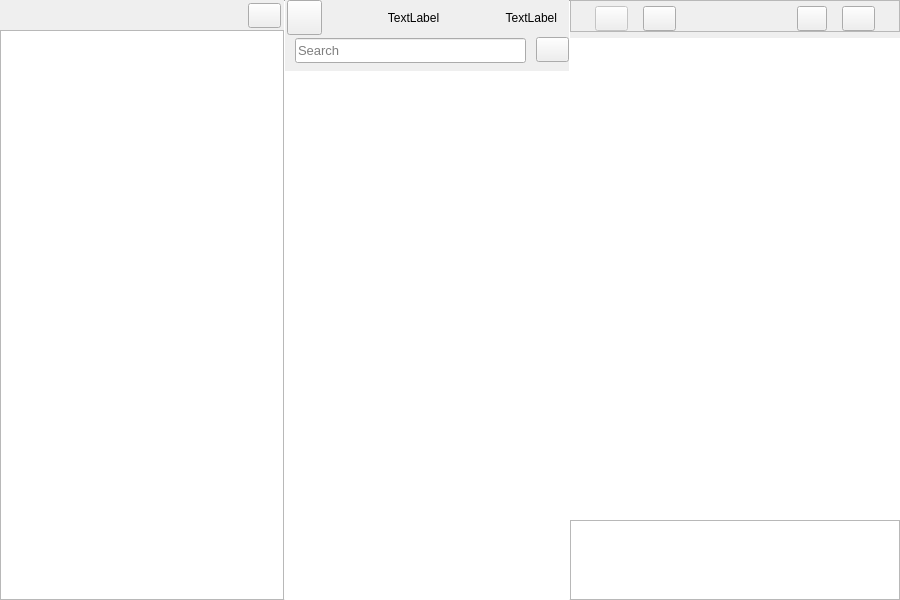
<?xml version="1.0" encoding="UTF-8"?>
<ui version="4.0">
 <class>MainWindow</class>
 <widget class="QMainWindow" name="MainWindow">
  <property name="geometry">
   <rect>
    <x>0</x>
    <y>0</y>
    <width>900</width>
    <height>600</height>
   </rect>
  </property>
  <property name="sizePolicy">
   <sizepolicy hsizetype="Preferred" vsizetype="Minimum">
    <horstretch>0</horstretch>
    <verstretch>0</verstretch>
   </sizepolicy>
  </property>
  <property name="minimumSize">
   <size>
    <width>400</width>
    <height>200</height>
   </size>
  </property>
  <property name="windowTitle">
   <string>Notes</string>
  </property>
  <property name="styleSheet">
   <string notr="true">NoteData #container {
  border: none;
  background-color: rgb(255, 255, 255);
}
NoteData #titleLabel{
  margin-left:8px;
  padding:0px;
  color: black;
}

NoteData #dateLabel{
  padding:0px;
  margin-left:7px;
  color: rgb(132, 132, 132);
}

#textEdit{
	color : rgb(47, 47, 47);
}</string>
  </property>
  <property name="documentMode">
   <bool>false</bool>
  </property>
  <property name="tabShape">
   <enum>QTabWidget::TabShape::Rounded</enum>
  </property>
  <widget class="QWidget" name="centralWidget">
   <property name="sizePolicy">
    <sizepolicy hsizetype="Preferred" vsizetype="Preferred">
     <horstretch>0</horstretch>
     <verstretch>0</verstretch>
    </sizepolicy>
   </property>
   <layout class="QGridLayout" name="gridLayout">
    <property name="leftMargin">
     <number>0</number>
    </property>
    <property name="topMargin">
     <number>0</number>
    </property>
    <property name="rightMargin">
     <number>0</number>
    </property>
    <property name="bottomMargin">
     <number>0</number>
    </property>
    <property name="spacing">
     <number>0</number>
    </property>
    <item row="0" column="0">
     <widget class="QFrame" name="frame">
      <property name="frameShape">
       <enum>QFrame::Shape::NoFrame</enum>
      </property>
      <property name="frameShadow">
       <enum>QFrame::Shadow::Raised</enum>
      </property>
      <layout class="QVBoxLayout" name="verticalLayout_3">
       <property name="spacing">
        <number>0</number>
       </property>
       <property name="leftMargin">
        <number>0</number>
       </property>
       <property name="topMargin">
        <number>0</number>
       </property>
       <property name="rightMargin">
        <number>0</number>
       </property>
       <property name="bottomMargin">
        <number>0</number>
       </property>
       <item>
        <widget class="QSplitter" name="splitter">
         <property name="orientation">
          <enum>Qt::Orientation::Horizontal</enum>
         </property>
         <property name="handleWidth">
          <number>0</number>
         </property>
         <widget class="QFrame" name="frameLeft">
          <property name="minimumSize">
           <size>
            <width>185</width>
            <height>0</height>
           </size>
          </property>
          <property name="lineWidth">
           <number>0</number>
          </property>
          <layout class="QHBoxLayout" name="horizontalLayout_2">
           <property name="spacing">
            <number>0</number>
           </property>
           <property name="leftMargin">
            <number>0</number>
           </property>
           <property name="topMargin">
            <number>0</number>
           </property>
           <property name="rightMargin">
            <number>0</number>
           </property>
           <property name="bottomMargin">
            <number>0</number>
           </property>
           <item>
            <layout class="QVBoxLayout" name="verticalLayout_2" stretch="0,0,0,0">
             <property name="spacing">
              <number>0</number>
             </property>
             <item>
              <spacer name="verticalSpacer_aboveTitleBarButtons">
               <property name="orientation">
                <enum>Qt::Orientation::Vertical</enum>
               </property>
               <property name="sizeType">
                <enum>QSizePolicy::Policy::Minimum</enum>
               </property>
               <property name="sizeHint" stdset="0">
                <size>
                 <width>20</width>
                 <height>3</height>
                </size>
               </property>
              </spacer>
             </item>
             <item>
              <layout class="QHBoxLayout" name="horizontalLayout_aboveTreeView">
               <property name="spacing">
                <number>0</number>
               </property>
               <item>
                <spacer name="horizontalSpacer">
                 <property name="orientation">
                  <enum>Qt::Orientation::Horizontal</enum>
                 </property>
                 <property name="sizeHint" stdset="0">
                  <size>
                   <width>40</width>
                   <height>20</height>
                  </size>
                 </property>
                </spacer>
               </item>
               <item>
                <widget class="QPushButton" name="globalSettingsButton">
                 <property name="minimumSize">
                  <size>
                   <width>33</width>
                   <height>25</height>
                  </size>
                 </property>
                 <property name="maximumSize">
                  <size>
                   <width>33</width>
                   <height>25</height>
                  </size>
                 </property>
                 <property name="cursor">
                  <cursorShape>PointingHandCursor</cursorShape>
                 </property>
                 <property name="text">
                  <string/>
                 </property>
                 <property name="autoDefault">
                  <bool>false</bool>
                 </property>
                 <property name="default">
                  <bool>false</bool>
                 </property>
                </widget>
               </item>
               <item>
                <spacer name="horizontalSpacer_2">
                 <property name="orientation">
                  <enum>Qt::Orientation::Horizontal</enum>
                 </property>
                 <property name="sizeType">
                  <enum>QSizePolicy::Policy::Minimum</enum>
                 </property>
                 <property name="sizeHint" stdset="0">
                  <size>
                   <width>3</width>
                   <height>20</height>
                  </size>
                 </property>
                </spacer>
               </item>
              </layout>
             </item>
             <item>
              <spacer name="verticalSpacer_aoveTreeView">
               <property name="orientation">
                <enum>Qt::Orientation::Vertical</enum>
               </property>
               <property name="sizeType">
                <enum>QSizePolicy::Policy::Minimum</enum>
               </property>
               <property name="sizeHint" stdset="0">
                <size>
                 <width>20</width>
                 <height>2</height>
                </size>
               </property>
              </spacer>
             </item>
             <item>
              <widget class="NodeTreeView" name="treeView"/>
             </item>
            </layout>
           </item>
           <item>
            <widget class="Line" name="verticalSplitterLine_left">
             <property name="sizePolicy">
              <sizepolicy hsizetype="Minimum" vsizetype="Expanding">
               <horstretch>0</horstretch>
               <verstretch>0</verstretch>
              </sizepolicy>
             </property>
             <property name="minimumSize">
              <size>
               <width>1</width>
               <height>0</height>
              </size>
             </property>
             <property name="maximumSize">
              <size>
               <width>1</width>
               <height>16777215</height>
              </size>
             </property>
             <property name="sizeIncrement">
              <size>
               <width>0</width>
               <height>0</height>
              </size>
             </property>
             <property name="orientation">
              <enum>Qt::Orientation::Vertical</enum>
             </property>
            </widget>
           </item>
          </layout>
         </widget>
         <widget class="QFrame" name="frameMiddle">
          <property name="minimumSize">
           <size>
            <width>185</width>
            <height>0</height>
           </size>
          </property>
          <layout class="QHBoxLayout" name="horizontalLayout_scrollArea">
           <property name="spacing">
            <number>0</number>
           </property>
           <property name="leftMargin">
            <number>0</number>
           </property>
           <property name="topMargin">
            <number>0</number>
           </property>
           <property name="rightMargin">
            <number>0</number>
           </property>
           <property name="bottomMargin">
            <number>0</number>
           </property>
           <item>
            <layout class="QVBoxLayout" name="verticalLayout_scrollArea">
             <property name="spacing">
              <number>0</number>
             </property>
             <property name="sizeConstraint">
              <enum>QLayout::SizeConstraint::SetNoConstraint</enum>
             </property>
             <item>
              <widget class="QWidget" name="verticalSpacer_upSearchEdit2" native="true">
               <property name="sizePolicy">
                <sizepolicy hsizetype="Expanding" vsizetype="Maximum">
                 <horstretch>0</horstretch>
                 <verstretch>0</verstretch>
                </sizepolicy>
               </property>
               <layout class="QVBoxLayout" name="verticalLayout_4">
                <property name="spacing">
                 <number>0</number>
                </property>
                <property name="leftMargin">
                 <number>0</number>
                </property>
                <property name="topMargin">
                 <number>0</number>
                </property>
                <property name="rightMargin">
                 <number>0</number>
                </property>
                <property name="bottomMargin">
                 <number>0</number>
                </property>
                <item>
                 <widget class="QWidget" name="verticalSpacer_upSearchEdit" native="true">
                  <property name="sizePolicy">
                   <sizepolicy hsizetype="MinimumExpanding" vsizetype="Fixed">
                    <horstretch>0</horstretch>
                    <verstretch>0</verstretch>
                   </sizepolicy>
                  </property>
                  <property name="minimumSize">
                   <size>
                    <width>20</width>
                    <height>0</height>
                   </size>
                  </property>
                  <property name="maximumSize">
                   <size>
                    <width>16777215</width>
                    <height>0</height>
                   </size>
                  </property>
                  <property name="styleSheet">
                   <string notr="true">QWidget{
    background-color: #ffffff;
}</string>
                  </property>
                 </widget>
                </item>
                <item>
                 <layout class="QHBoxLayout" name="horizontalLayout">
                  <property name="spacing">
                   <number>0</number>
                  </property>
                  <item>
                   <spacer name="horizontalSpacer_6">
                    <property name="orientation">
                     <enum>Qt::Orientation::Horizontal</enum>
                    </property>
                    <property name="sizeType">
                     <enum>QSizePolicy::Policy::Minimum</enum>
                    </property>
                    <property name="sizeHint" stdset="0">
                     <size>
                      <width>2</width>
                      <height>20</height>
                     </size>
                    </property>
                   </spacer>
                  </item>
                  <item>
                   <widget class="PushButtonType" name="toggleTreeViewButton">
                    <property name="sizePolicy">
                     <sizepolicy hsizetype="Minimum" vsizetype="Fixed">
                      <horstretch>0</horstretch>
                      <verstretch>0</verstretch>
                     </sizepolicy>
                    </property>
                    <property name="minimumSize">
                     <size>
                      <width>35</width>
                      <height>35</height>
                     </size>
                    </property>
                    <property name="maximumSize">
                     <size>
                      <width>33</width>
                      <height>35</height>
                     </size>
                    </property>
                    <property name="cursor">
                     <cursorShape>PointingHandCursor</cursorShape>
                    </property>
                    <property name="text">
                     <string/>
                    </property>
                   </widget>
                  </item>
                  <item>
                   <spacer name="horizontalSpacer_3">
                    <property name="orientation">
                     <enum>Qt::Orientation::Horizontal</enum>
                    </property>
                    <property name="sizeType">
                     <enum>QSizePolicy::Policy::Minimum</enum>
                    </property>
                    <property name="sizeHint" stdset="0">
                     <size>
                      <width>10</width>
                      <height>20</height>
                     </size>
                    </property>
                   </spacer>
                  </item>
                  <item>
                   <widget class="ElidedLabel" name="listviewLabel1">
                    <property name="sizePolicy">
                     <sizepolicy hsizetype="Expanding" vsizetype="Preferred">
                      <horstretch>0</horstretch>
                      <verstretch>0</verstretch>
                     </sizepolicy>
                    </property>
                    <property name="text">
                     <string>TextLabel</string>
                    </property>
                    <property name="alignment">
                     <set>Qt::AlignmentFlag::AlignCenter</set>
                    </property>
                   </widget>
                  </item>
                  <item>
                   <spacer name="horizontalSpacer_5">
                    <property name="orientation">
                     <enum>Qt::Orientation::Horizontal</enum>
                    </property>
                    <property name="sizeType">
                     <enum>QSizePolicy::Policy::Minimum</enum>
                    </property>
                    <property name="sizeHint" stdset="0">
                     <size>
                      <width>10</width>
                      <height>20</height>
                     </size>
                    </property>
                   </spacer>
                  </item>
                  <item>
                   <widget class="QLabel" name="listviewLabel2">
                    <property name="text">
                     <string>TextLabel</string>
                    </property>
                    <property name="alignment">
                     <set>Qt::AlignmentFlag::AlignRight|Qt::AlignmentFlag::AlignTrailing|Qt::AlignmentFlag::AlignVCenter</set>
                    </property>
                   </widget>
                  </item>
                  <item>
                   <spacer name="horizontalSpacer_4">
                    <property name="orientation">
                     <enum>Qt::Orientation::Horizontal</enum>
                    </property>
                    <property name="sizeType">
                     <enum>QSizePolicy::Policy::Minimum</enum>
                    </property>
                    <property name="sizeHint" stdset="0">
                     <size>
                      <width>12</width>
                      <height>20</height>
                     </size>
                    </property>
                   </spacer>
                  </item>
                 </layout>
                </item>
                <item>
                 <spacer name="verticalSpacer">
                  <property name="orientation">
                   <enum>Qt::Orientation::Vertical</enum>
                  </property>
                  <property name="sizeType">
                   <enum>QSizePolicy::Policy::Minimum</enum>
                  </property>
                  <property name="sizeHint" stdset="0">
                   <size>
                    <width>20</width>
                    <height>2</height>
                   </size>
                  </property>
                 </spacer>
                </item>
                <item>
                 <layout class="QHBoxLayout" name="horizontalLayout_scrollArea_3">
                  <property name="spacing">
                   <number>0</number>
                  </property>
                  <property name="leftMargin">
                   <number>0</number>
                  </property>
                  <property name="topMargin">
                   <number>0</number>
                  </property>
                  <item>
                   <spacer name="horizontalSpacer_leftSearchEdit">
                    <property name="orientation">
                     <enum>Qt::Orientation::Horizontal</enum>
                    </property>
                    <property name="sizeType">
                     <enum>QSizePolicy::Policy::Minimum</enum>
                    </property>
                    <property name="sizeHint" stdset="0">
                     <size>
                      <width>10</width>
                      <height>20</height>
                     </size>
                    </property>
                   </spacer>
                  </item>
                  <item>
                   <widget class="QLineEdit" name="searchEdit">
                    <property name="sizePolicy">
                     <sizepolicy hsizetype="Preferred" vsizetype="Fixed">
                      <horstretch>0</horstretch>
                      <verstretch>0</verstretch>
                     </sizepolicy>
                    </property>
                    <property name="minimumSize">
                     <size>
                      <width>0</width>
                      <height>25</height>
                     </size>
                    </property>
                    <property name="maximumSize">
                     <size>
                      <width>16777215</width>
                      <height>22</height>
                     </size>
                    </property>
                    <property name="font">
                     <font>
                      <pointsize>10</pointsize>
                      <italic>false</italic>
                     </font>
                    </property>
                    <property name="focusPolicy">
                     <enum>Qt::FocusPolicy::StrongFocus</enum>
                    </property>
                    <property name="autoFillBackground">
                     <bool>false</bool>
                    </property>
                    <property name="styleSheet">
                     <string notr="true"/>
                    </property>
                    <property name="inputMask">
                     <string/>
                    </property>
                    <property name="text">
                     <string/>
                    </property>
                    <property name="frame">
                     <bool>true</bool>
                    </property>
                    <property name="placeholderText">
                     <string>Search</string>
                    </property>
                    <property name="cursorMoveStyle">
                     <enum>Qt::CursorMoveStyle::LogicalMoveStyle</enum>
                    </property>
                    <property name="clearButtonEnabled">
                     <bool>false</bool>
                    </property>
                   </widget>
                  </item>
                  <item>
                   <spacer name="horizontalSpacer_rightSearchEdit">
                    <property name="orientation">
                     <enum>Qt::Orientation::Horizontal</enum>
                    </property>
                    <property name="sizeType">
                     <enum>QSizePolicy::Policy::Minimum</enum>
                    </property>
                    <property name="sizeHint" stdset="0">
                     <size>
                      <width>10</width>
                      <height>20</height>
                     </size>
                    </property>
                   </spacer>
                  </item>
                  <item>
                   <widget class="QPushButton" name="newNoteButton">
                    <property name="minimumSize">
                     <size>
                      <width>33</width>
                      <height>25</height>
                     </size>
                    </property>
                    <property name="maximumSize">
                     <size>
                      <width>33</width>
                      <height>25</height>
                     </size>
                    </property>
                    <property name="cursor">
                     <cursorShape>PointingHandCursor</cursorShape>
                    </property>
                    <property name="focusPolicy">
                     <enum>Qt::FocusPolicy::TabFocus</enum>
                    </property>
                    <property name="text">
                     <string/>
                    </property>
                    <property name="iconSize">
                     <size>
                      <width>16</width>
                      <height>16</height>
                     </size>
                    </property>
                   </widget>
                  </item>
                  <item>
                   <spacer name="horizontalSpacer_7">
                    <property name="orientation">
                     <enum>Qt::Orientation::Horizontal</enum>
                    </property>
                    <property name="sizeType">
                     <enum>QSizePolicy::Policy::Minimum</enum>
                    </property>
                    <property name="sizeHint" stdset="0">
                     <size>
                      <width>0</width>
                      <height>20</height>
                     </size>
                    </property>
                   </spacer>
                  </item>
                 </layout>
                </item>
                <item>
                 <spacer name="verticalSpacer_upScrollArea">
                  <property name="orientation">
                   <enum>Qt::Orientation::Vertical</enum>
                  </property>
                  <property name="sizeType">
                   <enum>QSizePolicy::Policy::Minimum</enum>
                  </property>
                  <property name="sizeHint" stdset="0">
                   <size>
                    <width>20</width>
                    <height>9</height>
                   </size>
                  </property>
                 </spacer>
                </item>
               </layout>
              </widget>
             </item>
             <item>
              <widget class="NoteListView" name="listView">
               <property name="sizePolicy">
                <sizepolicy hsizetype="Expanding" vsizetype="Minimum">
                 <horstretch>0</horstretch>
                 <verstretch>0</verstretch>
                </sizepolicy>
               </property>
               <property name="minimumSize">
                <size>
                 <width>0</width>
                 <height>0</height>
                </size>
               </property>
               <property name="baseSize">
                <size>
                 <width>20</width>
                 <height>0</height>
                </size>
               </property>
               <property name="frameShape">
                <enum>QFrame::Shape::NoFrame</enum>
               </property>
               <property name="lineWidth">
                <number>0</number>
               </property>
               <property name="verticalScrollBarPolicy">
                <enum>Qt::ScrollBarPolicy::ScrollBarAsNeeded</enum>
               </property>
               <property name="horizontalScrollBarPolicy">
                <enum>Qt::ScrollBarPolicy::ScrollBarAlwaysOff</enum>
               </property>
               <property name="editTriggers">
                <set>QAbstractItemView::EditTrigger::NoEditTriggers</set>
               </property>
               <property name="showDropIndicator" stdset="0">
                <bool>false</bool>
               </property>
               <property name="selectionBehavior">
                <enum>QAbstractItemView::SelectionBehavior::SelectRows</enum>
               </property>
              </widget>
             </item>
            </layout>
           </item>
           <item>
            <widget class="Line" name="verticalSplitterLine_middle">
             <property name="sizePolicy">
              <sizepolicy hsizetype="Minimum" vsizetype="Expanding">
               <horstretch>0</horstretch>
               <verstretch>0</verstretch>
              </sizepolicy>
             </property>
             <property name="minimumSize">
              <size>
               <width>1</width>
               <height>0</height>
              </size>
             </property>
             <property name="maximumSize">
              <size>
               <width>1</width>
               <height>16777215</height>
              </size>
             </property>
             <property name="sizeIncrement">
              <size>
               <width>0</width>
               <height>0</height>
              </size>
             </property>
             <property name="orientation">
              <enum>Qt::Orientation::Vertical</enum>
             </property>
            </widget>
           </item>
          </layout>
         </widget>
         <widget class="QFrame" name="frameRight">
          <property name="sizePolicy">
           <sizepolicy hsizetype="Expanding" vsizetype="Expanding">
            <horstretch>0</horstretch>
            <verstretch>0</verstretch>
           </sizepolicy>
          </property>
          <layout class="QVBoxLayout" name="verticalLayout_textEdit">
           <property name="spacing">
            <number>0</number>
           </property>
           <property name="leftMargin">
            <number>0</number>
           </property>
           <property name="topMargin">
            <number>0</number>
           </property>
           <property name="rightMargin">
            <number>0</number>
           </property>
           <property name="bottomMargin">
            <number>0</number>
           </property>
           <item>
            <widget class="QFrame" name="frameRightTop">
             <property name="minimumSize">
              <size>
               <width>0</width>
               <height>0</height>
              </size>
             </property>
             <property name="frameShape">
              <enum>QFrame::Shape::StyledPanel</enum>
             </property>
             <property name="frameShadow">
              <enum>QFrame::Shadow::Raised</enum>
             </property>
             <layout class="QVBoxLayout" name="verticalLayout">
              <property name="spacing">
               <number>0</number>
              </property>
              <property name="leftMargin">
               <number>0</number>
              </property>
              <property name="topMargin">
               <number>0</number>
              </property>
              <property name="rightMargin">
               <number>0</number>
              </property>
              <property name="bottomMargin">
               <number>0</number>
              </property>
              <item>
               <spacer name="verticalSpacer_upEditorDateLabel">
                <property name="orientation">
                 <enum>Qt::Orientation::Vertical</enum>
                </property>
                <property name="sizeType">
                 <enum>QSizePolicy::Policy::Minimum</enum>
                </property>
                <property name="sizeHint" stdset="0">
                 <size>
                  <width>20</width>
                  <height>5</height>
                 </size>
                </property>
               </spacer>
              </item>
              <item>
               <layout class="QHBoxLayout" name="horizontalLayout_textEdit">
                <property name="spacing">
                 <number>0</number>
                </property>
                <item>
                 <spacer name="horizontalSpacer_leftDateLabel_1">
                  <property name="orientation">
                   <enum>Qt::Orientation::Horizontal</enum>
                  </property>
                  <property name="sizeType">
                   <enum>QSizePolicy::Policy::Minimum</enum>
                  </property>
                  <property name="sizeHint" stdset="0">
                   <size>
                    <width>24</width>
                    <height>25</height>
                   </size>
                  </property>
                 </spacer>
                </item>
                <item>
                 <widget class="QPushButton" name="switchToTextViewButton">
                  <property name="enabled">
                   <bool>false</bool>
                  </property>
                  <property name="minimumSize">
                   <size>
                    <width>33</width>
                    <height>25</height>
                   </size>
                  </property>
                  <property name="maximumSize">
                   <size>
                    <width>33</width>
                    <height>25</height>
                   </size>
                  </property>
                  <property name="cursor">
                   <cursorShape>ArrowCursor</cursorShape>
                  </property>
                  <property name="text">
                   <string/>
                  </property>
                 </widget>
                </item>
                <item>
                 <spacer name="horizontalSpacer_8">
                  <property name="orientation">
                   <enum>Qt::Orientation::Horizontal</enum>
                  </property>
                  <property name="sizeType">
                   <enum>QSizePolicy::Policy::Minimum</enum>
                  </property>
                  <property name="sizeHint" stdset="0">
                   <size>
                    <width>15</width>
                    <height>25</height>
                   </size>
                  </property>
                 </spacer>
                </item>
                <item>
                 <widget class="QPushButton" name="switchToKanbanViewButton">
                  <property name="minimumSize">
                   <size>
                    <width>33</width>
                    <height>25</height>
                   </size>
                  </property>
                  <property name="maximumSize">
                   <size>
                    <width>33</width>
                    <height>25</height>
                   </size>
                  </property>
                  <property name="cursor">
                   <cursorShape>PointingHandCursor</cursorShape>
                  </property>
                  <property name="text">
                   <string/>
                  </property>
                 </widget>
                </item>
                <item>
                 <spacer name="horizontalSpacer_leftDateLabel_2">
                  <property name="orientation">
                   <enum>Qt::Orientation::Horizontal</enum>
                  </property>
                  <property name="sizeHint" stdset="0">
                   <size>
                    <width>40</width>
                    <height>25</height>
                   </size>
                  </property>
                 </spacer>
                </item>
                <item>
                 <widget class="QLabel" name="editorDateLabel">
                  <property name="sizePolicy">
                   <sizepolicy hsizetype="Fixed" vsizetype="Preferred">
                    <horstretch>0</horstretch>
                    <verstretch>0</verstretch>
                   </sizepolicy>
                  </property>
                  <property name="font">
                   <font>
                    <pointsize>10</pointsize>
                    <bold>true</bold>
                   </font>
                  </property>
                  <property name="styleSheet">
                   <string notr="true">*
{
color: rgb(132, 132, 132);
}</string>
                  </property>
                  <property name="text">
                   <string/>
                  </property>
                  <property name="scaledContents">
                   <bool>false</bool>
                  </property>
                  <property name="wordWrap">
                   <bool>false</bool>
                  </property>
                 </widget>
                </item>
                <item>
                 <spacer name="horizontalSpacer_leftDotsButton">
                  <property name="orientation">
                   <enum>Qt::Orientation::Horizontal</enum>
                  </property>
                  <property name="sizeHint" stdset="0">
                   <size>
                    <width>40</width>
                    <height>25</height>
                   </size>
                  </property>
                 </spacer>
                </item>
                <item>
                 <widget class="QPushButton" name="mdpreviewButton">
                  <property name="minimumSize">
                   <size>
                    <width>30</width>
                    <height>25</height>
                   </size>
                  </property>
                  <property name="maximumSize">
                   <size>
                    <width>30</width>
                    <height>25</height>
                   </size>
                  </property>
                  <property name="cursor">
                   <cursorShape>PointingHandCursor</cursorShape>
                  </property>
                  <property name="text">
                   <string/>
                  </property>
                 </widget>
                </item>
                <item>
                 <spacer name="horizontalSpacer_rightmdButton">
                  <property name="orientation">
                   <enum>Qt::Orientation::Horizontal</enum>
                  </property>
                  <property name="sizeType">
                   <enum>QSizePolicy::Policy::Minimum</enum>
                  </property>
                  <property name="sizeHint" stdset="0">
                   <size>
                    <width>15</width>
                    <height>25</height>
                   </size>
                  </property>
                 </spacer>
                </item>
                <item>
                 <widget class="QPushButton" name="dotsButton">
                  <property name="minimumSize">
                   <size>
                    <width>33</width>
                    <height>25</height>
                   </size>
                  </property>
                  <property name="maximumSize">
                   <size>
                    <width>33</width>
                    <height>25</height>
                   </size>
                  </property>
                  <property name="cursor">
                   <cursorShape>PointingHandCursor</cursorShape>
                  </property>
                  <property name="focusPolicy">
                   <enum>Qt::FocusPolicy::NoFocus</enum>
                  </property>
                  <property name="text">
                   <string/>
                  </property>
                 </widget>
                </item>
                <item>
                 <spacer name="horizontalSpacer_rightDotsButton">
                  <property name="orientation">
                   <enum>Qt::Orientation::Horizontal</enum>
                  </property>
                  <property name="sizeType">
                   <enum>QSizePolicy::Policy::Minimum</enum>
                  </property>
                  <property name="sizeHint" stdset="0">
                   <size>
                    <width>24</width>
                    <height>25</height>
                   </size>
                  </property>
                 </spacer>
                </item>
               </layout>
              </item>
             </layout>
            </widget>
           </item>
           <item>
            <spacer name="verticalSpacer_upTextEdit">
             <property name="orientation">
              <enum>Qt::Orientation::Vertical</enum>
             </property>
             <property name="sizeType">
              <enum>QSizePolicy::Policy::Minimum</enum>
             </property>
             <property name="sizeHint" stdset="0">
              <size>
               <width>20</width>
               <height>6</height>
              </size>
             </property>
            </spacer>
           </item>
           <item>
            <widget class="CustomDocument" name="textEdit">
             <property name="sizePolicy">
              <sizepolicy hsizetype="Preferred" vsizetype="Expanding">
               <horstretch>0</horstretch>
               <verstretch>0</verstretch>
              </sizepolicy>
             </property>
             <property name="minimumSize">
              <size>
               <width>0</width>
               <height>0</height>
              </size>
             </property>
             <property name="font">
              <font>
               <pointsize>11</pointsize>
               <italic>false</italic>
               <bold>false</bold>
              </font>
             </property>
             <property name="focusPolicy">
              <enum>Qt::FocusPolicy::StrongFocus</enum>
             </property>
             <property name="acceptDrops">
              <bool>true</bool>
             </property>
             <property name="styleSheet">
              <string notr="true"/>
             </property>
             <property name="frameShape">
              <enum>QFrame::Shape::NoFrame</enum>
             </property>
             <property name="horizontalScrollBarPolicy">
              <enum>Qt::ScrollBarPolicy::ScrollBarAlwaysOff</enum>
             </property>
             <property name="tabChangesFocus">
              <bool>false</bool>
             </property>
             <property name="documentTitle">
              <string/>
             </property>
             <property name="undoRedoEnabled">
              <bool>true</bool>
             </property>
             <property name="lineWrapColumnOrWidth">
              <number>0</number>
             </property>
             <property name="html">
              <string>&lt;!DOCTYPE HTML PUBLIC &quot;-//W3C//DTD HTML 4.0//EN&quot; &quot;http://www.w3.org/TR/REC-html40/strict.dtd&quot;&gt;
&lt;html&gt;&lt;head&gt;&lt;meta name=&quot;qrichtext&quot; content=&quot;1&quot; /&gt;&lt;meta charset=&quot;utf-8&quot; /&gt;&lt;style type=&quot;text/css&quot;&gt;
p, li { white-space: pre-wrap; }
hr { height: 1px; border-width: 0; }
li.unchecked::marker { content: &quot;\2610&quot;; }
li.checked::marker { content: &quot;\2612&quot;; }
&lt;/style&gt;&lt;/head&gt;&lt;body style=&quot; font-family:'Microsoft YaHei UI'; font-size:11pt; font-weight:400; font-style:normal;&quot;&gt;
&lt;p style=&quot;-qt-paragraph-type:empty; margin-top:0px; margin-bottom:0px; margin-left:0px; margin-right:0px; -qt-block-indent:0; text-indent:0px; font-family:'.AppleSystemUIFont';&quot;&gt;&lt;br /&gt;&lt;/p&gt;&lt;/body&gt;&lt;/html&gt;</string>
             </property>
             <property name="placeholderText">
              <string/>
             </property>
            </widget>
           </item>
           <item>
            <widget class="TagListView" name="tagListView">
             <property name="sizePolicy">
              <sizepolicy hsizetype="Expanding" vsizetype="Fixed">
               <horstretch>0</horstretch>
               <verstretch>0</verstretch>
              </sizepolicy>
             </property>
             <property name="minimumSize">
              <size>
               <width>0</width>
               <height>33</height>
              </size>
             </property>
             <property name="maximumSize">
              <size>
               <width>16777215</width>
               <height>80</height>
              </size>
             </property>
            </widget>
           </item>
          </layout>
         </widget>
        </widget>
       </item>
      </layout>
     </widget>
    </item>
   </layout>
  </widget>
 </widget>
 <layoutdefault spacing="6" margin="11"/>
 <customwidgets>
  <customwidget>
   <class>CustomDocument</class>
   <extends>QTextEdit</extends>
   <header>customDocument.h</header>
  </customwidget>
  <customwidget>
   <class>NoteListView</class>
   <extends>QListView</extends>
   <header>notelistview.h</header>
  </customwidget>
  <customwidget>
   <class>NodeTreeView</class>
   <extends>QTreeView</extends>
   <header>nodetreeview.h</header>
  </customwidget>
  <customwidget>
   <class>TagListView</class>
   <extends>QListView</extends>
   <header>taglistview.h</header>
  </customwidget>
  <customwidget>
   <class>PushButtonType</class>
   <extends>QPushButton</extends>
   <header>pushbuttontype.h</header>
  </customwidget>
  <customwidget>
   <class>ElidedLabel</class>
   <extends>QLabel</extends>
   <header location="global">elidedlabel.h</header>
  </customwidget>
 </customwidgets>
 <resources/>
 <connections/>
</ui>
